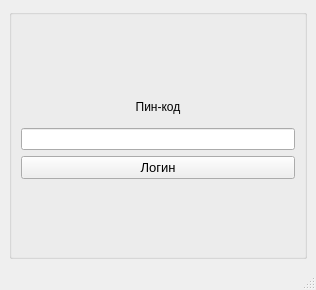
<?xml version="1.0" encoding="UTF-8"?>
<ui version="4.0">
 <class>MainWindow</class>
 <widget class="QMainWindow" name="MainWindow">
  <property name="geometry">
   <rect>
    <x>0</x>
    <y>0</y>
    <width>316</width>
    <height>290</height>
   </rect>
  </property>
  <property name="windowTitle">
   <string>MainWindow</string>
  </property>
  <widget class="QWidget" name="centralwidget">
   <layout class="QGridLayout" name="gridLayout">
    <item row="0" column="1">
     <widget class="QGroupBox" name="groupBox">
      <property name="title">
       <string/>
      </property>
      <layout class="QHBoxLayout" name="horizontalLayout">
       <item>
        <layout class="QVBoxLayout" name="verticalLayout_2">
         <item>
          <layout class="QVBoxLayout" name="verticalLayout">
           <item>
            <widget class="QLabel" name="label_pin">
             <property name="enabled">
              <bool>true</bool>
             </property>
             <property name="maximumSize">
              <size>
               <width>16777215</width>
               <height>30</height>
              </size>
             </property>
             <property name="layoutDirection">
              <enum>Qt::RightToLeft</enum>
             </property>
             <property name="text">
              <string>Пин-код</string>
             </property>
             <property name="alignment">
              <set>Qt::AlignCenter</set>
             </property>
            </widget>
           </item>
           <item>
            <widget class="QLineEdit" name="pincode">
             <property name="echoMode">
              <enum>QLineEdit::Password</enum>
             </property>
            </widget>
           </item>
           <item>
            <widget class="QPushButton" name="pushButton">
             <property name="font">
              <font>
               <pointsize>10</pointsize>
              </font>
             </property>
             <property name="styleSheet">
              <string notr="true"/>
             </property>
             <property name="text">
              <string>Логин</string>
             </property>
            </widget>
           </item>
          </layout>
         </item>
        </layout>
       </item>
      </layout>
     </widget>
    </item>
   </layout>
  </widget>
  <widget class="QMenuBar" name="menubar">
   <property name="geometry">
    <rect>
     <x>0</x>
     <y>0</y>
     <width>316</width>
     <height>25</height>
    </rect>
   </property>
  </widget>
  <widget class="QStatusBar" name="statusbar"/>
 </widget>
 <resources/>
 <connections/>
</ui>
